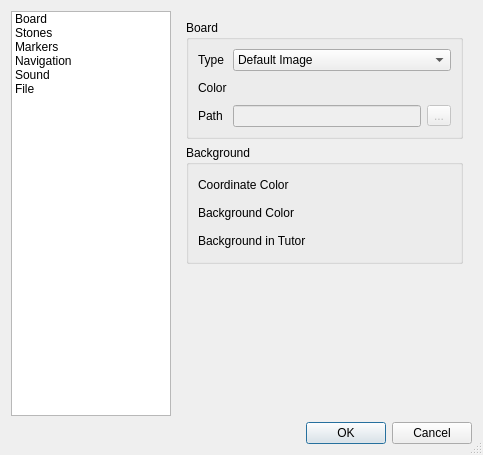
<?xml version="1.0" encoding="UTF-8"?>
<ui version="4.0">
 <class>SetupDialog</class>
 <widget class="QDialog" name="SetupDialog">
  <property name="geometry">
   <rect>
    <x>0</x>
    <y>0</y>
    <width>483</width>
    <height>455</height>
   </rect>
  </property>
  <property name="windowTitle">
   <string>Setup</string>
  </property>
  <property name="sizeGripEnabled">
   <bool>true</bool>
  </property>
  <layout class="QVBoxLayout" name="verticalLayout">
   <item>
    <layout class="QHBoxLayout" name="horizontalLayout">
     <item>
      <widget class="QListWidget" name="categoryList">
       <property name="sizePolicy">
        <sizepolicy hsizetype="Minimum" vsizetype="Expanding">
         <horstretch>0</horstretch>
         <verstretch>0</verstretch>
        </sizepolicy>
       </property>
       <property name="maximumSize">
        <size>
         <width>160</width>
         <height>16777215</height>
        </size>
       </property>
       <item>
        <property name="text">
         <string>Board</string>
        </property>
       </item>
       <item>
        <property name="text">
         <string>Stones</string>
        </property>
       </item>
       <item>
        <property name="text">
         <string>Markers</string>
        </property>
       </item>
       <item>
        <property name="text">
         <string>Navigation</string>
        </property>
       </item>
       <item>
        <property name="text">
         <string>Sound</string>
        </property>
       </item>
       <item>
        <property name="text">
         <string>File</string>
        </property>
       </item>
      </widget>
     </item>
     <item>
      <widget class="QStackedWidget" name="stackedWidget">
       <property name="frameShape">
        <enum>QFrame::NoFrame</enum>
       </property>
       <property name="frameShadow">
        <enum>QFrame::Plain</enum>
       </property>
       <property name="currentIndex">
        <number>0</number>
       </property>
       <widget class="QWidget" name="boardPage">
        <layout class="QVBoxLayout" name="verticalLayout_2">
         <item>
          <widget class="QGroupBox" name="boardGroupBox">
           <property name="title">
            <string>Board</string>
           </property>
           <layout class="QFormLayout" name="formLayout">
            <item row="0" column="0">
             <widget class="QLabel" name="boardTypeLabel">
              <property name="text">
               <string>Type</string>
              </property>
             </widget>
            </item>
            <item row="0" column="1">
             <widget class="QComboBox" name="boardTypeComboBox">
              <item>
               <property name="text">
                <string>Default Image</string>
               </property>
              </item>
              <item>
               <property name="text">
                <string>Fill Color</string>
               </property>
              </item>
              <item>
               <property name="text">
                <string>Select File</string>
               </property>
              </item>
             </widget>
            </item>
            <item row="1" column="0">
             <widget class="QLabel" name="boardColorLabel">
              <property name="text">
               <string>Color</string>
              </property>
             </widget>
            </item>
            <item row="1" column="1">
             <widget class="QPushButton" name="boardColorButton">
              <property name="text">
               <string/>
              </property>
              <property name="flat">
               <bool>true</bool>
              </property>
             </widget>
            </item>
            <item row="2" column="0">
             <widget class="QLabel" name="boardPathLabel">
              <property name="text">
               <string>Path</string>
              </property>
             </widget>
            </item>
            <item row="2" column="1">
             <layout class="QHBoxLayout" name="horizontalLayout_2">
              <item>
               <widget class="QLineEdit" name="boardPathEdit">
                <property name="enabled">
                 <bool>false</bool>
                </property>
               </widget>
              </item>
              <item>
               <widget class="QToolButton" name="boardPathButton">
                <property name="enabled">
                 <bool>false</bool>
                </property>
                <property name="text">
                 <string>...</string>
                </property>
               </widget>
              </item>
             </layout>
            </item>
           </layout>
          </widget>
         </item>
         <item>
          <widget class="QGroupBox" name="boardBackgroundGroupBox">
           <property name="title">
            <string>Background</string>
           </property>
           <layout class="QFormLayout" name="formLayout_3">
            <item row="1" column="0">
             <widget class="QLabel" name="bgColorLabel">
              <property name="text">
               <string>Background Color</string>
              </property>
             </widget>
            </item>
            <item row="1" column="1">
             <widget class="QPushButton" name="bgColorButton">
              <property name="text">
               <string/>
              </property>
              <property name="flat">
               <bool>true</bool>
              </property>
             </widget>
            </item>
            <item row="2" column="0">
             <widget class="QLabel" name="bgTutorColorLabel">
              <property name="text">
               <string>Background in Tutor</string>
              </property>
             </widget>
            </item>
            <item row="2" column="1">
             <widget class="QPushButton" name="bgTutorColorButton">
              <property name="text">
               <string/>
              </property>
              <property name="flat">
               <bool>true</bool>
              </property>
             </widget>
            </item>
            <item row="0" column="0">
             <widget class="QLabel" name="coordinateColorLabel">
              <property name="text">
               <string>Coordinate Color</string>
              </property>
             </widget>
            </item>
            <item row="0" column="1">
             <widget class="QPushButton" name="coordinateColorButton">
              <property name="text">
               <string/>
              </property>
              <property name="flat">
               <bool>true</bool>
              </property>
             </widget>
            </item>
           </layout>
          </widget>
         </item>
         <item>
          <spacer name="verticalSpacer">
           <property name="orientation">
            <enum>Qt::Vertical</enum>
           </property>
           <property name="sizeHint" stdset="0">
            <size>
             <width>20</width>
             <height>40</height>
            </size>
           </property>
          </spacer>
         </item>
        </layout>
       </widget>
       <widget class="QWidget" name="stonePage">
        <layout class="QVBoxLayout" name="verticalLayout_4">
         <item>
          <widget class="QGroupBox" name="whiteGroupBox">
           <property name="focusPolicy">
            <enum>Qt::NoFocus</enum>
           </property>
           <property name="title">
            <string>White Stone</string>
           </property>
           <layout class="QFormLayout" name="formLayout_2">
            <item row="0" column="0">
             <widget class="QLabel" name="whiteTypeLabel">
              <property name="text">
               <string>Type</string>
              </property>
             </widget>
            </item>
            <item row="0" column="1">
             <widget class="QComboBox" name="whiteTypeComboBox">
              <item>
               <property name="text">
                <string>Default Image</string>
               </property>
              </item>
              <item>
               <property name="text">
                <string>Fill Color</string>
               </property>
              </item>
              <item>
               <property name="text">
                <string>Select File</string>
               </property>
              </item>
             </widget>
            </item>
            <item row="1" column="0">
             <widget class="QLabel" name="whiteColorLabel">
              <property name="text">
               <string>Color</string>
              </property>
             </widget>
            </item>
            <item row="1" column="1">
             <widget class="QPushButton" name="whiteColorButton">
              <property name="text">
               <string/>
              </property>
              <property name="autoDefault">
               <bool>false</bool>
              </property>
              <property name="flat">
               <bool>true</bool>
              </property>
             </widget>
            </item>
            <item row="2" column="0">
             <widget class="QLabel" name="whitePathLabel">
              <property name="text">
               <string>Path</string>
              </property>
             </widget>
            </item>
            <item row="2" column="1">
             <layout class="QHBoxLayout" name="horizontalLayout_3">
              <item>
               <widget class="QLineEdit" name="whitePathEdit">
                <property name="enabled">
                 <bool>false</bool>
                </property>
               </widget>
              </item>
              <item>
               <widget class="QToolButton" name="whitePathButton">
                <property name="enabled">
                 <bool>false</bool>
                </property>
                <property name="text">
                 <string>...</string>
                </property>
               </widget>
              </item>
             </layout>
            </item>
           </layout>
          </widget>
         </item>
         <item>
          <widget class="QGroupBox" name="blackGroupBox">
           <property name="title">
            <string>Black Stone</string>
           </property>
           <layout class="QFormLayout" name="formLayout_5">
            <item row="0" column="0">
             <widget class="QLabel" name="blackTypeLabel">
              <property name="midLineWidth">
               <number>0</number>
              </property>
              <property name="text">
               <string>Type</string>
              </property>
             </widget>
            </item>
            <item row="0" column="1">
             <widget class="QComboBox" name="blackTypeComboBox">
              <item>
               <property name="text">
                <string>Default Image</string>
               </property>
              </item>
              <item>
               <property name="text">
                <string>Fill Color</string>
               </property>
              </item>
              <item>
               <property name="text">
                <string>Select File</string>
               </property>
              </item>
             </widget>
            </item>
            <item row="1" column="0">
             <widget class="QLabel" name="blackColorLabel">
              <property name="text">
               <string>Color</string>
              </property>
             </widget>
            </item>
            <item row="1" column="1">
             <widget class="QPushButton" name="blackColorButton">
              <property name="text">
               <string/>
              </property>
              <property name="autoDefault">
               <bool>false</bool>
              </property>
              <property name="flat">
               <bool>true</bool>
              </property>
             </widget>
            </item>
            <item row="2" column="0">
             <widget class="QLabel" name="blackPathLabel">
              <property name="text">
               <string>Path</string>
              </property>
             </widget>
            </item>
            <item row="2" column="1">
             <layout class="QHBoxLayout" name="horizontalLayout_4">
              <item>
               <widget class="QLineEdit" name="blackPathEdit">
                <property name="enabled">
                 <bool>false</bool>
                </property>
               </widget>
              </item>
              <item>
               <widget class="QToolButton" name="blackPathButton">
                <property name="enabled">
                 <bool>false</bool>
                </property>
                <property name="text">
                 <string>...</string>
                </property>
               </widget>
              </item>
             </layout>
            </item>
           </layout>
          </widget>
         </item>
         <item>
          <spacer name="verticalSpacer_3">
           <property name="orientation">
            <enum>Qt::Vertical</enum>
           </property>
           <property name="sizeHint" stdset="0">
            <size>
             <width>20</width>
             <height>40</height>
            </size>
           </property>
          </spacer>
         </item>
        </layout>
       </widget>
       <widget class="QWidget" name="markerPage">
        <layout class="QVBoxLayout" name="verticalLayout_3">
         <item>
          <widget class="QGroupBox" name="markersGroupBox">
           <property name="title">
            <string>Markers</string>
           </property>
           <layout class="QFormLayout" name="formLayout_4">
            <property name="fieldGrowthPolicy">
             <enum>QFormLayout::AllNonFixedFieldsGrow</enum>
            </property>
            <item row="0" column="0">
             <widget class="QLabel" name="focusTypeLabel">
              <property name="text">
               <string>Type</string>
              </property>
             </widget>
            </item>
            <item row="0" column="1">
             <widget class="QComboBox" name="focusTypeComboBox">
              <item>
               <property name="text">
                <string>Focus Triangle</string>
               </property>
              </item>
              <item>
               <property name="text">
                <string>Circle</string>
               </property>
              </item>
              <item>
               <property name="text">
                <string>Cross</string>
               </property>
              </item>
              <item>
               <property name="text">
                <string>Square</string>
               </property>
              </item>
              <item>
               <property name="text">
                <string>Triangle</string>
               </property>
              </item>
             </widget>
            </item>
            <item row="1" column="0">
             <widget class="QLabel" name="focusColorLabel">
              <property name="text">
               <string>Color</string>
              </property>
             </widget>
            </item>
            <item row="1" column="1">
             <widget class="QPushButton" name="focusColorButton">
              <property name="text">
               <string/>
              </property>
              <property name="flat">
               <bool>true</bool>
              </property>
             </widget>
            </item>
            <item row="2" column="0">
             <widget class="QLabel" name="branchLabel">
              <property name="text">
               <string>Branch Color</string>
              </property>
             </widget>
            </item>
            <item row="2" column="1">
             <widget class="QPushButton" name="branchColorButton">
              <property name="text">
               <string/>
              </property>
              <property name="flat">
               <bool>true</bool>
              </property>
             </widget>
            </item>
            <item row="3" column="0">
             <widget class="QLabel" name="labelTypeLabel">
              <property name="text">
               <string>Label Type</string>
              </property>
             </widget>
            </item>
            <item row="3" column="1">
             <widget class="QComboBox" name="labelTypeComboBox">
              <item>
               <property name="text">
                <string>A,B,C...</string>
               </property>
              </item>
              <item>
               <property name="text">
                <string>a,b,c...</string>
               </property>
              </item>
              <item>
               <property name="text">
                <string>1,2,3...</string>
               </property>
              </item>
             </widget>
            </item>
           </layout>
          </widget>
         </item>
         <item>
          <spacer name="verticalSpacer_2">
           <property name="orientation">
            <enum>Qt::Vertical</enum>
           </property>
           <property name="sizeHint" stdset="0">
            <size>
             <width>20</width>
             <height>40</height>
            </size>
           </property>
          </spacer>
         </item>
        </layout>
       </widget>
       <widget class="QWidget" name="navigationPage">
        <layout class="QVBoxLayout" name="verticalLayout_7">
         <item>
          <widget class="QGroupBox" name="navigationGroupBox">
           <property name="title">
            <string>Navigation</string>
           </property>
           <layout class="QFormLayout" name="formLayout_9">
            <item row="0" column="0">
             <widget class="QLabel" name="fastStepsLabel">
              <property name="text">
               <string>Fast forward/rewind steps</string>
              </property>
             </widget>
            </item>
            <item row="0" column="1">
             <widget class="QSpinBox" name="stepsOfFastMoveSpinBox">
              <property name="minimum">
               <number>5</number>
              </property>
              <property name="maximum">
               <number>50</number>
              </property>
              <property name="value">
               <number>10</number>
              </property>
             </widget>
            </item>
           </layout>
          </widget>
         </item>
         <item>
          <widget class="QGroupBox" name="automaticReplayGroupBox">
           <property name="title">
            <string>Automatic Replay</string>
           </property>
           <layout class="QFormLayout" name="formLayout_8">
            <item row="0" column="0">
             <widget class="QLabel" name="reproductionSpeedLabel">
              <property name="text">
               <string>Interval(msec)</string>
              </property>
             </widget>
            </item>
            <item row="0" column="1">
             <widget class="QSpinBox" name="reproductionSpeedSpinBox">
              <property name="minimum">
               <number>200</number>
              </property>
              <property name="maximum">
               <number>10000</number>
              </property>
              <property name="value">
               <number>1300</number>
              </property>
             </widget>
            </item>
           </layout>
          </widget>
         </item>
         <item>
          <spacer name="verticalSpacer_6">
           <property name="orientation">
            <enum>Qt::Vertical</enum>
           </property>
           <property name="sizeHint" stdset="0">
            <size>
             <width>20</width>
             <height>40</height>
            </size>
           </property>
          </spacer>
         </item>
        </layout>
       </widget>
       <widget class="QWidget" name="soundPage">
        <layout class="QVBoxLayout" name="verticalLayout_5">
         <item>
          <widget class="QGroupBox" name="soundGroupBox">
           <property name="title">
            <string>Sound</string>
           </property>
           <layout class="QFormLayout" name="formLayout_6">
            <item row="0" column="0">
             <widget class="QLabel" name="soundTypeLabel">
              <property name="text">
               <string>Type</string>
              </property>
             </widget>
            </item>
            <item row="0" column="1">
             <widget class="QComboBox" name="soundTypeComboBox">
              <item>
               <property name="text">
                <string>Default Sound</string>
               </property>
              </item>
              <item>
               <property name="text">
                <string>Select File</string>
               </property>
              </item>
             </widget>
            </item>
            <item row="1" column="0">
             <widget class="QLabel" name="soundPathLabel">
              <property name="text">
               <string>Path</string>
              </property>
             </widget>
            </item>
            <item row="1" column="1">
             <layout class="QHBoxLayout" name="horizontalLayout_5">
              <item>
               <widget class="QLineEdit" name="soundPathEdit">
                <property name="enabled">
                 <bool>false</bool>
                </property>
               </widget>
              </item>
              <item>
               <widget class="QToolButton" name="soundPathButton">
                <property name="enabled">
                 <bool>false</bool>
                </property>
                <property name="text">
                 <string>...</string>
                </property>
               </widget>
              </item>
             </layout>
            </item>
           </layout>
          </widget>
         </item>
         <item>
          <spacer name="verticalSpacer_4">
           <property name="orientation">
            <enum>Qt::Vertical</enum>
           </property>
           <property name="sizeHint" stdset="0">
            <size>
             <width>20</width>
             <height>40</height>
            </size>
           </property>
          </spacer>
         </item>
        </layout>
       </widget>
       <widget class="QWidget" name="savePage">
        <layout class="QVBoxLayout" name="verticalLayout_6">
         <item>
          <widget class="QGroupBox" name="saveGroupBox">
           <property name="title">
            <string>Save</string>
           </property>
           <layout class="QFormLayout" name="formLayout_7">
            <item row="0" column="0">
             <widget class="QLabel" name="saveNameLabel">
              <property name="text">
               <string>Default FileName</string>
              </property>
             </widget>
            </item>
            <item row="0" column="1">
             <widget class="QLineEdit" name="saveNameEdit"/>
            </item>
           </layout>
          </widget>
         </item>
         <item>
          <widget class="QGroupBox" name="encodingGroupBox">
           <property name="title">
            <string>Encoding</string>
           </property>
           <layout class="QFormLayout" name="formLayout_10">
            <item row="0" column="0">
             <widget class="QLabel" name="defaultEncodingLabel">
              <property name="text">
               <string>Default Encoding</string>
              </property>
             </widget>
            </item>
            <item row="0" column="1">
             <widget class="QComboBox" name="defaultEncodingComboBox"/>
            </item>
           </layout>
          </widget>
         </item>
         <item>
          <spacer name="verticalSpacer_5">
           <property name="orientation">
            <enum>Qt::Vertical</enum>
           </property>
           <property name="sizeHint" stdset="0">
            <size>
             <width>20</width>
             <height>40</height>
            </size>
           </property>
          </spacer>
         </item>
        </layout>
       </widget>
      </widget>
     </item>
    </layout>
   </item>
   <item>
    <widget class="QDialogButtonBox" name="buttonBox">
     <property name="orientation">
      <enum>Qt::Horizontal</enum>
     </property>
     <property name="standardButtons">
      <set>QDialogButtonBox::Cancel|QDialogButtonBox::Ok</set>
     </property>
    </widget>
   </item>
  </layout>
 </widget>
 <tabstops>
  <tabstop>categoryList</tabstop>
  <tabstop>boardTypeComboBox</tabstop>
  <tabstop>boardColorButton</tabstop>
  <tabstop>boardPathEdit</tabstop>
  <tabstop>boardPathButton</tabstop>
  <tabstop>coordinateColorButton</tabstop>
  <tabstop>bgColorButton</tabstop>
  <tabstop>bgTutorColorButton</tabstop>
  <tabstop>whiteTypeComboBox</tabstop>
  <tabstop>whiteColorButton</tabstop>
  <tabstop>whitePathEdit</tabstop>
  <tabstop>whitePathButton</tabstop>
  <tabstop>blackTypeComboBox</tabstop>
  <tabstop>blackColorButton</tabstop>
  <tabstop>blackPathEdit</tabstop>
  <tabstop>blackPathButton</tabstop>
  <tabstop>focusTypeComboBox</tabstop>
  <tabstop>focusColorButton</tabstop>
  <tabstop>branchColorButton</tabstop>
  <tabstop>labelTypeComboBox</tabstop>
  <tabstop>stepsOfFastMoveSpinBox</tabstop>
  <tabstop>reproductionSpeedSpinBox</tabstop>
  <tabstop>soundTypeComboBox</tabstop>
  <tabstop>soundPathEdit</tabstop>
  <tabstop>soundPathButton</tabstop>
  <tabstop>saveNameEdit</tabstop>
  <tabstop>buttonBox</tabstop>
 </tabstops>
 <resources/>
 <connections>
  <connection>
   <sender>buttonBox</sender>
   <signal>accepted()</signal>
   <receiver>SetupDialog</receiver>
   <slot>accept()</slot>
   <hints>
    <hint type="sourcelabel">
     <x>248</x>
     <y>254</y>
    </hint>
    <hint type="destinationlabel">
     <x>157</x>
     <y>274</y>
    </hint>
   </hints>
  </connection>
  <connection>
   <sender>buttonBox</sender>
   <signal>rejected()</signal>
   <receiver>SetupDialog</receiver>
   <slot>reject()</slot>
   <hints>
    <hint type="sourcelabel">
     <x>316</x>
     <y>260</y>
    </hint>
    <hint type="destinationlabel">
     <x>286</x>
     <y>274</y>
    </hint>
   </hints>
  </connection>
 </connections>
</ui>
